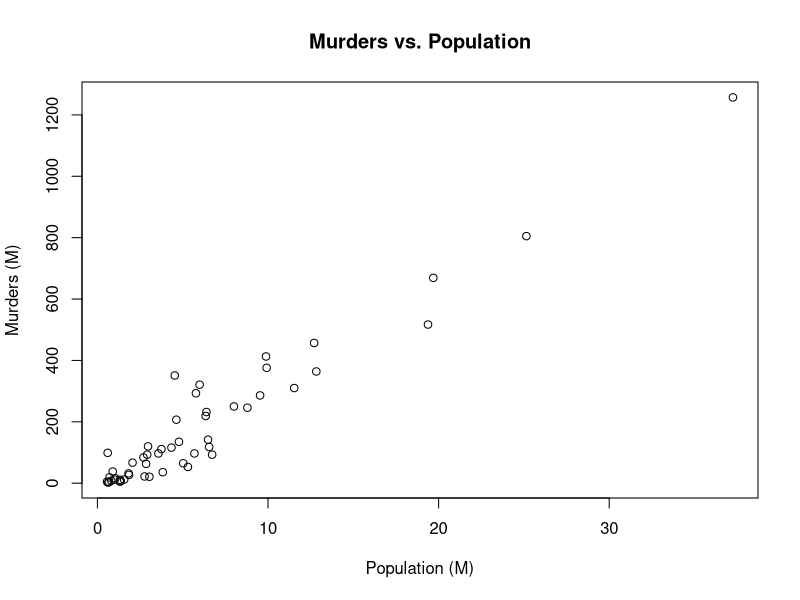
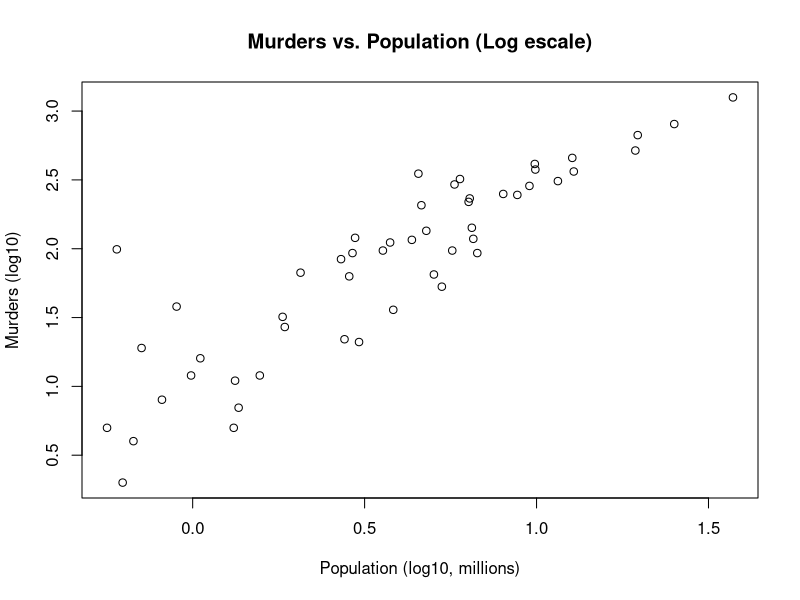
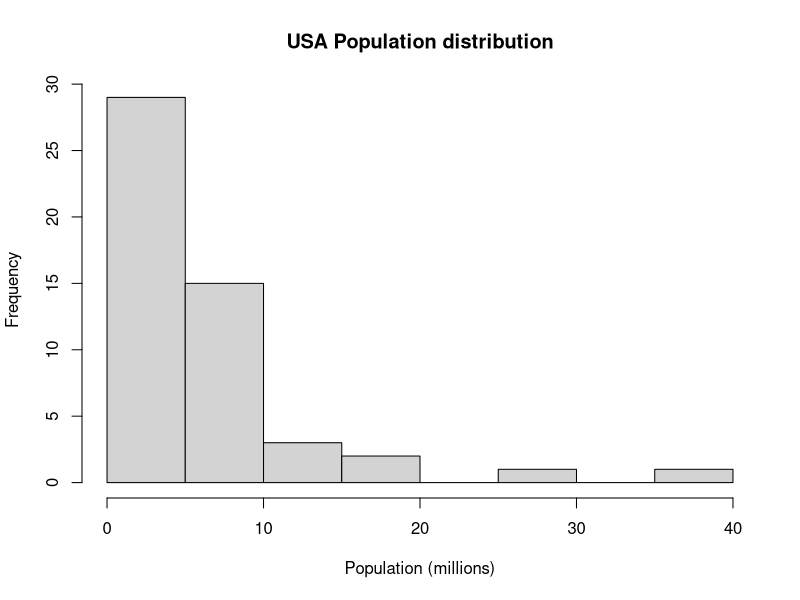
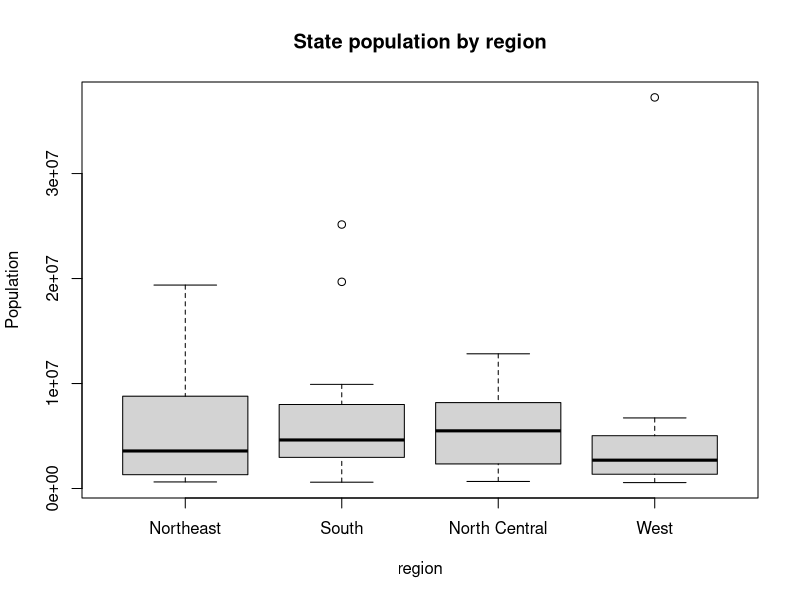

R code for these plots, in order:
# Topic: Basic Plots
# Platform reference: Exercise 1.8  
# Book reference: Exercise 2.16  


# 1. We made a plot of total murders versus population and noted a strong relationship. 
# Not surprisingly, states with larger populations had more murders.

library(dslabs)
data(murders)
population_in_millions <- murders$population/10^6
total_gun_murders <- murders$total
plot(population_in_millions, total_gun_murders,
     xlab = "Population (M)",
     ylab = "Murders (M)",
     main = "Murders vs. Population")

# Keep in mind that many states have populations below 5 million and are bunched up. 
# We may gain further insights from making this plot in the log scale. 
# Transform the variables using the log10 transformation and then plot them.

log_pop <- log10(murders$population/10^6)
log_murders <- log10(murders$total)
#plot(log_pop, log_murders)

# plot more suitable, with captions
plot(log_pop, log_murders,
     xlab = "Population (log10, millions)",
     ylab = "Murders (log10)",
     main = "Murders vs. Population (Log escale)")

# 2. Create a histogram of the state populations.
  
  hist(murders$population / 10^6,  
       xlab = "Population (millions)",
       main = "USA Population distribution")

# 3. Generate boxplots of the state populations by region.
  
  boxplot(population ~ region,
          data = murders,
          ylab = "Population",
          main = "State population by region")
  
  
  
